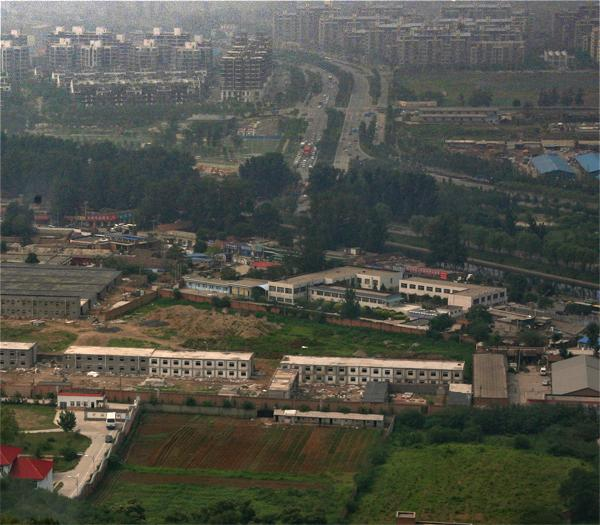
#> input picture final/1.jpg, 600 x 525 px
$ python test_my.py   (older library calls are emulated)
#> lines starting #> are read from the running program, lines starting #| are printed output that depends on the picture; after the words box and inside, x2 and y2 are one past the last pixel; in counts of white or black regions, pixels touching at a corner belong together
import cv2
import numpy as np
import matplotlib.pyplot as plt
from PIL import Image

f = '1.jpg'
average_square = (5, 5)
sigma_x = 0
k=20
line_average = (9, 9)
line_sigma_x = 0
multi_w = 0.5
paint_w = 0.9
gamma = 1.5
method = 2

image = cv2.imread(f, 1)
#> image is the input picture: shape (525, 600, 3); mean B, G, R 73.1, 82.1, 81.1
file = 'test'
ext = '.jpg'

image_blurring = cv2.GaussianBlur(image, average_square, sigma_x)
w , h , channel = image_blurring.shape
#> w = 525; h = 600; channel = 3
image_reshape = np.zeros((w , h ,3), np.uint8)
for i in range(w):
    for j in range(h):
        r , g , b = image_blurring[i , j]
        image_reshape[i , j] = (round(r/k)*k , round(g/k)*k , round(b/k)*k)
paint = cv2.GaussianBlur(image_reshape, average_square, sigma_x)
cv2.imwrite(file + "_paint" + ext, paint)

image_preprocessed  = cv2.cvtColor(cv2.GaussianBlur(image, line_average, line_sigma_x), cv2.COLOR_BGR2GRAY)
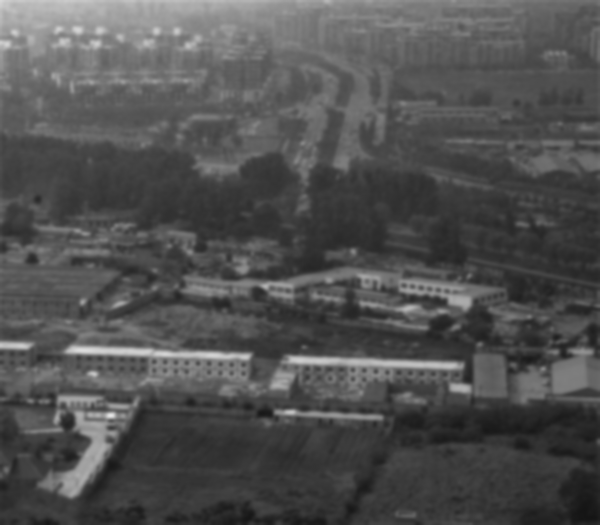
#> image_preprocessed: shape (525, 600); min 20, max 230, mean 80.7
if method == 1:
    x = cv2.Sobel(image_preprocessed,cv2.CV_16S,1,0,ksize=5)
    y = cv2.Sobel(image_preprocessed,cv2.CV_16S,0,1,ksize=5)
    absX = cv2.convertScaleAbs(x)
    absY = cv2.convertScaleAbs(y)
    image_binary = cv2.addWeighted(absX,0.5,absY,0.5,0)
    image_binary = cv2.GaussianBlur(image_binary, average_square, sigma_x)
    image_binary = cv2.adaptiveThreshold(image_binary,255,cv2.ADAPTIVE_THRESH_GAUSSIAN_C,cv2.THRESH_BINARY_INV,11,2)
    multi_w = 0.1
else:
    image_binary = cv2.Canny(image_preprocessed, threshold1 = 50, threshold2 = 55)
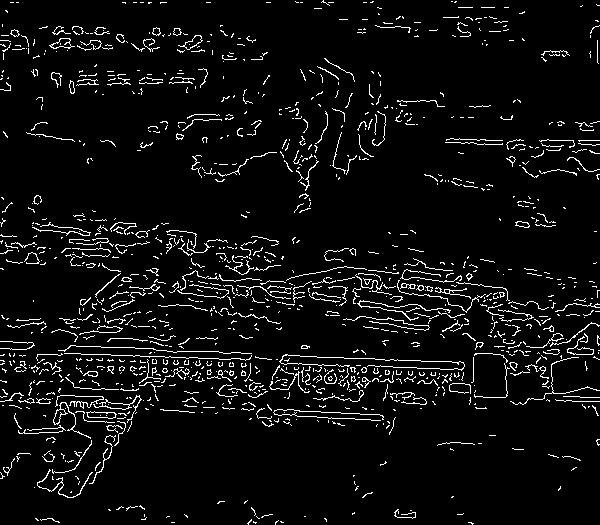
#> image_binary: shape (525, 600); 5.5% white in thin lines or dots
    image_binary = cv2.GaussianBlur(image_binary, average_square, sigma_x)
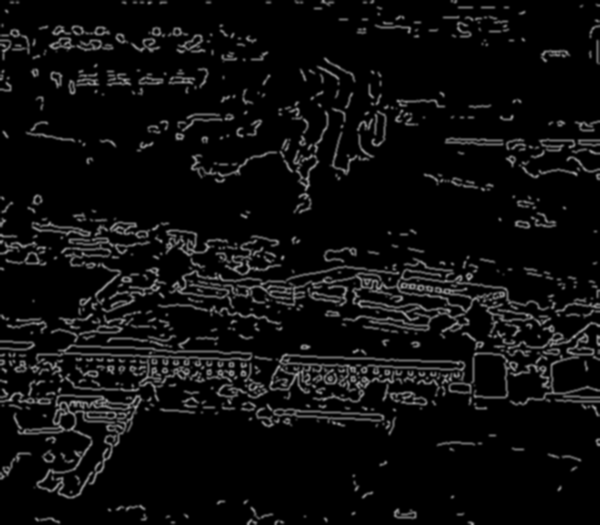
#> image_binary: shape (525, 600); min 0, max 168, mean 14.1
    res, image_binary = cv2.threshold(image_binary, 90, 255, cv2.THRESH_BINARY_INV)
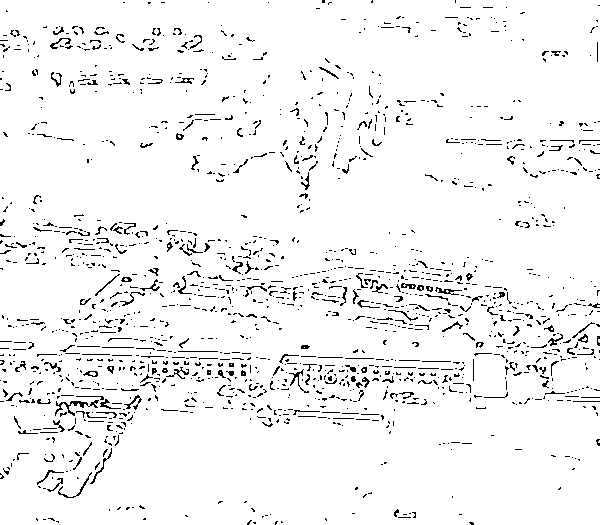
#> image_binary: shape (525, 600); 95.4% white; black in thin lines or dots

cv2.imwrite(file + "_line" + ext, image_binary)

w , h , channel = paint.shape
result = np.zeros((w , h ,3), np.uint8)
for i in range(w):
    for j in range(h):
        r,g,b = paint[i,j]
        if image_binary[i,j] == 0:
            r2 = 0
            g2 = 0
            b2 = 0
        else:
            r2 = 255
            g2 = 255
            b2 = 255
        img_r = int(round(((r*r2)/255)))
        img_g = int(round(((g*g2)/255)))
        img_b = int(round(((b*b2)/255)))
        result[i,j] = (img_r,img_g,img_b)
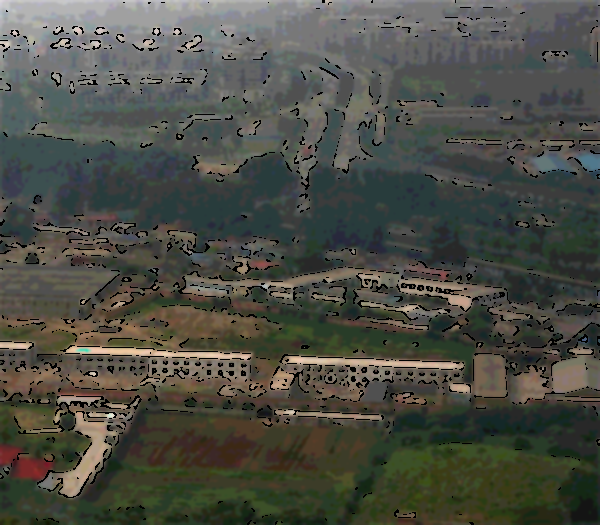
#> result: shape (525, 600, 3); mean B, G, R 69.3, 77.5, 76.2

d = cv2.addWeighted(result, multi_w, paint, paint_w, gamma)
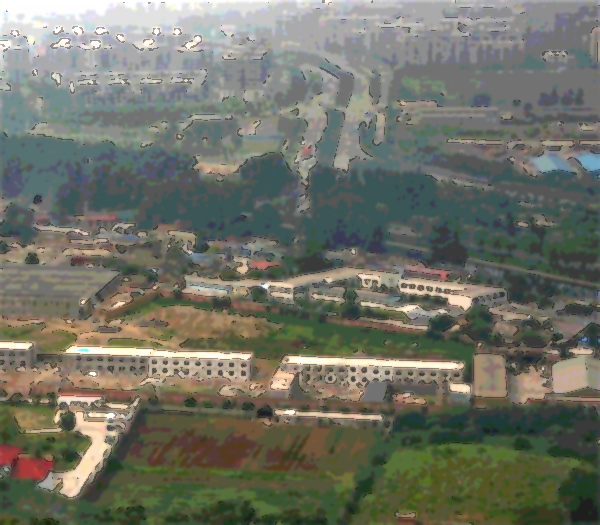
#> d: shape (525, 600, 3); mean B, G, R 102.2, 114.2, 112.2

cv2.imwrite(file + "_output" + ext, d)
cv2.imshow('result' , d)
cv2.waitKey(0)

$ run again, with final/3.jpg copied over final/1.jpg
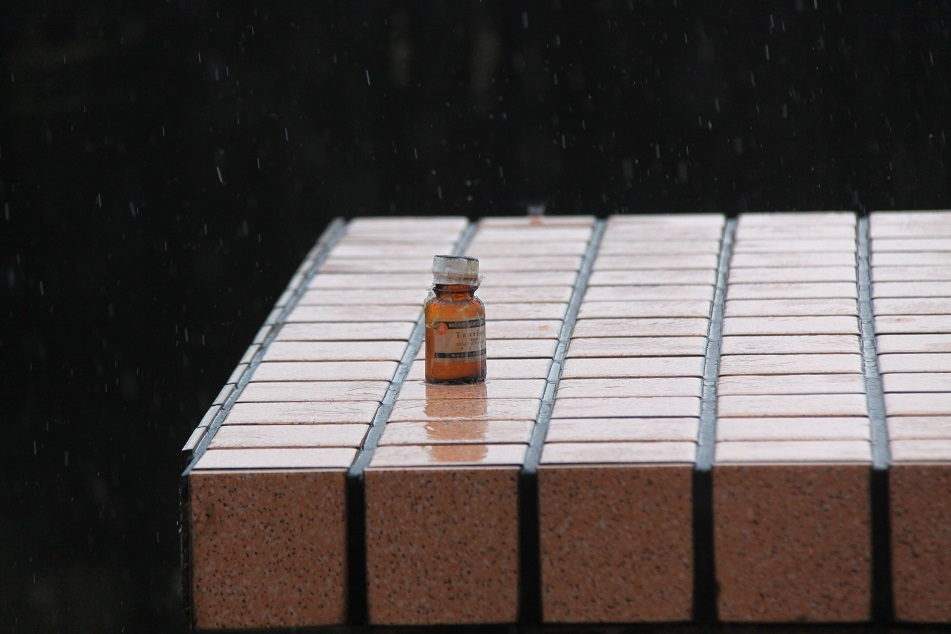
#> input picture final/3.jpg, 951 x 634 px
#> image is the input picture: shape (634, 951, 3); mean B, G, R 72.2, 74, 81.2
#> `image_binary = cv2.Canny(image_preprocessed, threshold1 = 50, threshol..`:
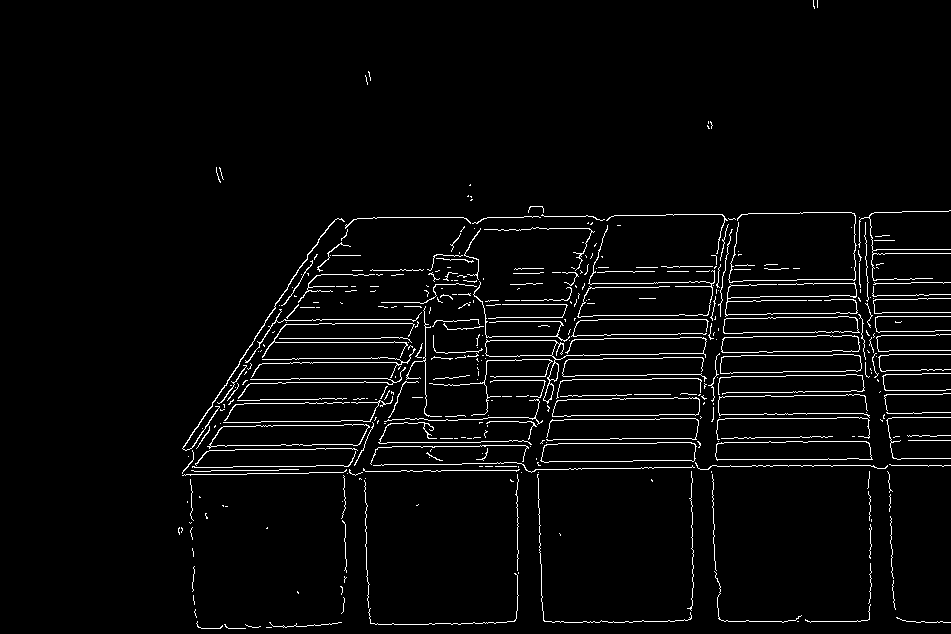
#> image_binary: shape (634, 951); 3.4% white in thin lines or dots, all inside (x1, y1, x2, y2) = (178, 0, 951, 629)
#> `d = cv2.addWeighted(result, multi_w, paint, paint_w, gamma)`:
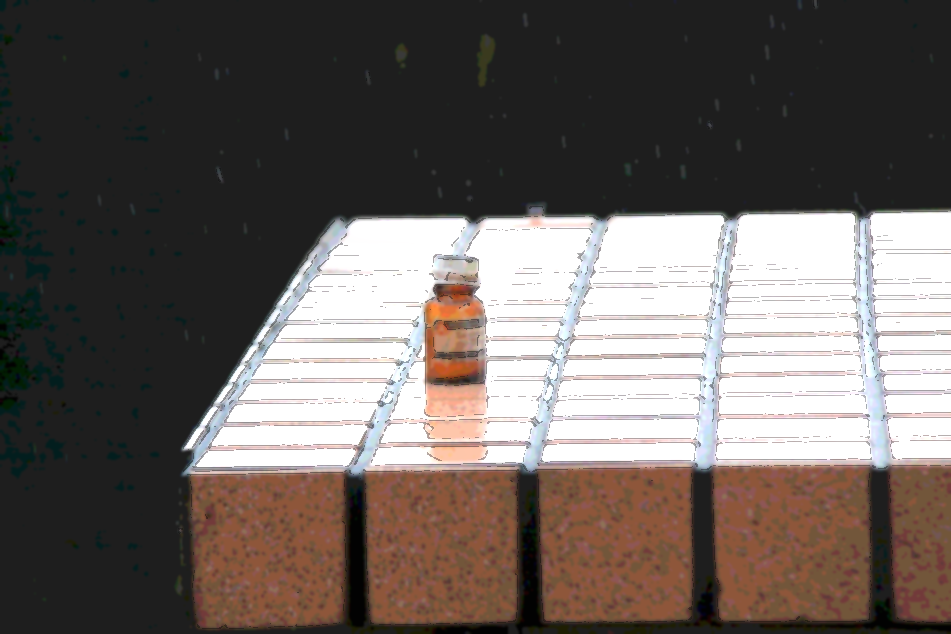
#> d: shape (634, 951, 3); mean B, G, R 94.4, 98.4, 106.6
